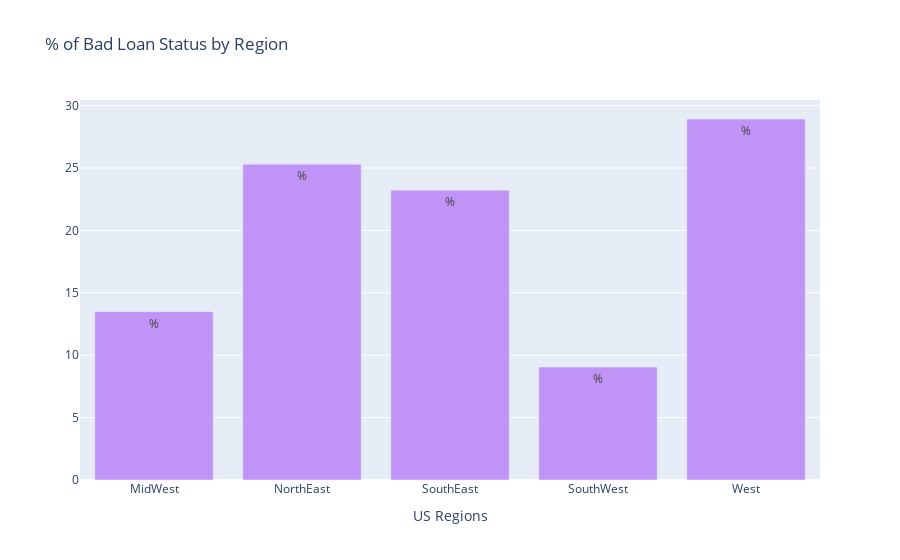

Write notebook code for a chart like this one.
### Code cell
charged_off = loan_status_cross['Charged Off'].values.tolist()
#default = loan_status_cross['Default'].values.tolist()
#not_meet_credit = loan_status_cross['Does not meet the credit policy. Status:Charged Off'].values.tolist()
#grace_period = loan_status_cross['In Grace Period'].values.tolist()
#short_pay = loan_status_cross['Late (16-30 days)'] .values.tolist()
#long_pay = loan_status_cross['Late (31-120 days)'].values.tolist()



charged = go.Bar(
    x=['MidWest', 'NorthEast', 'SouthEast', 'SouthWest', 'West'],
    y= charged_off,
    name='Charged Off',
    marker=dict(
        color='rgb(192, 148, 246)'
    ),
    text = '%'
)

# defaults = go.Bar(
#     x=['MidWest', 'NorthEast', 'SouthEast', 'SouthWest', 'West'],
#     y=default,
#     name='Defaults',
#     marker=dict(
#         color='rgb(176, 26, 26)'
#     ),
#     text = '%'
# )

# credit_policy = go.Bar(
#     x=['MidWest', 'NorthEast', 'SouthEast', 'SouthWest', 'West'],
#     y= not_meet_credit,
#     name='Does not meet Credit Policy',
#     marker = dict(
#         color='rgb(229, 121, 36)'
#     ),
#     text = '%'
# )

# grace = go.Bar(
#     x=['MidWest', 'NorthEast', 'SouthEast', 'SouthWest', 'West'],
#     y= grace_period,
#     name='Grace Period',
#     marker = dict(
#         color='rgb(147, 147, 147)'
#     ),
#     text = '%'
# )

# short_pays = go.Bar(
#     x=['MidWest', 'NorthEast', 'SouthEast', 'SouthWest', 'West'],
#     y= short_pay,
#     name='Late Payment (16-30 days)', 
#     marker = dict(
#         color='rgb(246, 157, 135)'
#     ),
#     text = '%'
# )

# long_pays = go.Bar(
#     x=['MidWest', 'NorthEast', 'SouthEast', 'SouthWest', 'West'],
#     y= long_pay,
#     name='Late Payment (31-120 days)',
#     marker = dict(
#         color = 'rgb(238, 76, 73)'
#         ),
#     text = '%'
# )




data = [charged]
layout = go.Layout(
    barmode='stack',
    title = '% of Bad Loan Status by Region',
    xaxis=dict(title='US Regions')
)

fig = go.Figure(data=data, layout=layout)
iplot(fig, filename='stacked-bar')

### Figure 1 — Plotly figure (JSON) as saved in the notebook; plotly's stock layout.template omitted (floating-point values rounded to 4 significant figures)
{"data": [{"marker": {"color": "rgb(192, 148, 246)"}, "name": "Charged Off", "text": "%", "type": "bar", "x": ["MidWest", "NorthEast", "SouthEast", "SouthWest", "West"], "y": [13.49, 25.31, 23.23, 9.05, 28.93]}], "layout": {"barmode": "stack", "title": {"text": "% of Bad Loan Status by Region"}, "xaxis": {"title": {"text": "US Regions"}}}}
